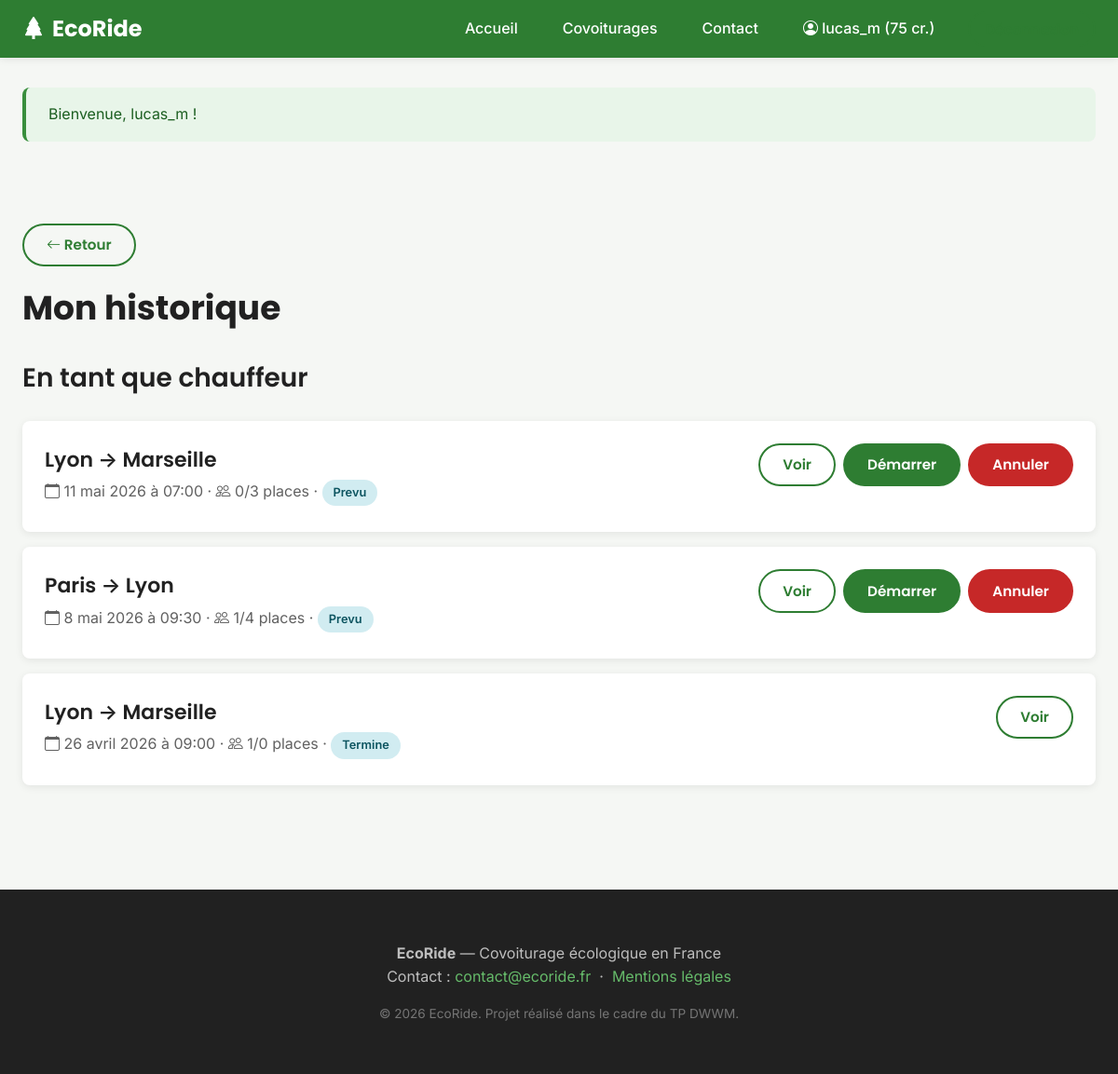
/mon-espace/historique (signed in), run on the app's committed database.
### tables this page shows
CREATE TABLE utilisateur (
    utilisateur_id     INT AUTO_INCREMENT PRIMARY KEY,
    pseudo             VARCHAR(50) NOT NULL UNIQUE,
    email              VARCHAR(150) NOT NULL UNIQUE,
    password_hash      VARCHAR(255) NOT NULL,
    nom                VARCHAR(50),
    prenom             VARCHAR(50),
    telephone          VARCHAR(20),
    date_naissance     DATE,
    photo              VARCHAR(255) DEFAULT 'default-avatar.png',
    credit             INT NOT NULL DEFAULT 20,
    statut             ENUM('actif','suspendu') NOT NULL DEFAULT 'actif',
    date_creation      DATETIME NOT NULL DEFAULT CURRENT_TIMESTAMP,
    INDEX idx_email (email),
    INDEX idx_pseudo (pseudo)
);

CREATE TABLE covoiturage (
    covoiturage_id     INT AUTO_INCREMENT PRIMARY KEY,
    chauffeur_id       INT NOT NULL,
    voiture_id         INT NOT NULL,
    date_depart        DATE NOT NULL,
    heure_depart       TIME NOT NULL,
    date_arrivee       DATE NOT NULL,
    heure_arrivee      TIME NOT NULL,
    lieu_depart        VARCHAR(100) NOT NULL,
    lieu_arrivee       VARCHAR(100) NOT NULL,
    statut             ENUM('prevu','en_cours','termine','annule') NOT NULL DEFAULT 'prevu',
    nb_place           TINYINT NOT NULL,
    prix_personne      DECIMAL(6,2) NOT NULL,
    FOREIGN KEY (chauffeur_id) REFERENCES utilisateur(utilisateur_id) ON DELETE CASCADE,
    FOREIGN KEY (voiture_id)   REFERENCES voiture(voiture_id),
    INDEX idx_recherche (lieu_depart, lieu_arrivee, date_depart),
    INDEX idx_statut (statut)
);

### src/controllers/UserController.php (called while the page is built, shortened)
<?php
final class UserController extends Controller
{
    public function historique(): void
    {
        $userId = Auth::id();
        $user = User::findById($userId);
        $voyagesChauffeur = in_array('chauffeur', $user['roles'] ?? [], true)
            ? Covoiturage::findByChauffeur($userId)
            : [];
        $voyagesPassager = Covoiturage::findByPassager($userId);
        $this->view('user/historique', [
            'pageTitle'        => 'Mon historique',
            'voyagesChauffeur' => $voyagesChauffeur,
            'voyagesPassager'  => $voyagesPassager,
        ]);
    }
}

### public/index.php (called while the page is built, shortened)
<?php
$config = require __DIR__ . '/../config/config.php';
require __DIR__ . '/../src/Helpers/functions.php';
$router = new App\Core\Router();
$method = $_SERVER['REQUEST_METHOD'] ?? 'GET';
$uri    = $_SERVER['REQUEST_URI'] ?? '/';
try {
    $router->dispatch($method, $uri);
} catch (Throwable $e) {
    if ($config['app']['debug']) {
        echo '<pre style="padding:20px;background:#fee;color:#900;font-family:monospace">';
        echo 'Erreur : ' . htmlspecialchars($e->getMessage()) . "\n\n";
        echo $e->getTraceAsString();
        echo '</pre>';
    } else {
        http_response_code(500);
        require __DIR__ . '/../views/errors/500.php';
    }
}

### src/Core/Auth.php (called while the page is built, shortened)
<?php
final class Auth
{
    public static function user(): ?array
    {
        return $_SESSION['user'] ?? null;
    }
    public static function id(): ?int
    {
        return $_SESSION['user']['id'] ?? null;
    }
}

### config/config.php (called while the page is built, shortened)
<?php
if (!function_exists('env')) {
    function env(string $key, mixed $default = null): mixed
    {
        $value = $_ENV[$key] ?? $_SERVER[$key] ?? getenv($key);
        return match (strtolower((string) $value)) {
            'true', '(true)'   => true,
            'false', '(false)' => false,
            'null', '(null)'   => null,
            'empty', '(empty)' => '',
            default            => $value,
        };
    }
}
return [
    'app' => [
        'name'   => env('APP_NAME', 'EcoRide'),
        'env'    => env('APP_ENV', 'production'),
        'url'    => env('APP_URL', 'http://localhost:8000'),
        'debug'  => (bool) env('APP_DEBUG', false),
        'secret' => env('APP_SECRET', ''),
    ],
    'db' => [
        'host'     => env('DB_HOST', 'localhost'),
        'port'     => (int) env('DB_PORT', 3306),
        'name'     => env('DB_NAME', 'ecoride'),
        'user'     => env('DB_USER', 'root'),
        'password' => env('DB_PASSWORD', ''),
        'charset'  => 'utf8mb4',
    ],
    'mongo' => [
        'uri' => env('MONGO_URI', 'mongodb://localhost:27017'),
        'db'  => env('MONGO_DB', 'ecoride_nosql'),
    ],
    'mail' => [
        'host'     => env('MAIL_HOST', 'smtp.gmail.com'),
        'port'     => (int) env('MAIL_PORT', 587),
        'username' => env('MAIL_USERNAME', ''),
        'password' => env('MAIL_PASSWORD', ''),
        'from'     => env('MAIL_FROM_ADDRESS', 'noreply@ecoride.local'),
        'from_name'=> env('MAIL_FROM_NAME', 'EcoRide'),
    ],
];

### src/Core/Database.php (called while the page is built, shortened)
<?php
final class Database
{
    private static ?PDO $instance = null;
    public static function getInstance(): PDO
    {
        if (self::$instance === null) {
            $config = require __DIR__ . '/../../config/config.php';
            $db = $config['db'];
            $dsn = sprintf(
                'mysql:host=%s;port=%d;dbname=%s;charset=%s',
                $db['host'],
                $db['port'],
                $db['name'],
                $db['charset'],
            );
            try {
                self::$instance = new PDO($dsn, $db['user'], $db['password'], [
                    PDO::ATTR_ERRMODE            => PDO::ERRMODE_EXCEPTION,
                    PDO::ATTR_DEFAULT_FETCH_MODE => PDO::FETCH_ASSOC,
                    PDO::ATTR_EMULATE_PREPARES   => false,
                ]);
            } catch (PDOException $e) {
                throw new RuntimeException(
                    'Connexion à la base relationnelle impossible : ' . $e->getMessage(),
                    (int) $e->getCode(),
                );
            }
        }
        return self::$instance;
    }
}

### src/models/User.php (called while the page is built, shortened)
<?php
final class User
{
    public static function findById(int $id): ?array
    {
        $stmt = Database::getInstance()->prepare(
            'SELECT * FROM utilisateur WHERE utilisateur_id = :id LIMIT 1'
        );
        $stmt->execute(['id' => $id]);
        $user = $stmt->fetch();
        $user['roles'] = self::getRoles($id);
        return $user;
    }
    public static function getRoles(int $userId): array
    {
        $stmt = Database::getInstance()->prepare(
            'SELECT r.libelle FROM role r
             INNER JOIN utilisateur_role ur ON ur.role_id = r.role_id
             WHERE ur.utilisateur_id = :id'
        );
        $stmt->execute(['id' => $userId]);
        return $stmt->fetchAll(PDO::FETCH_COLUMN);
    }
}

### src/models/Covoiturage.php (called while the page is built, shortened)
<?php
final class Covoiturage
{
    public static function findByChauffeur(int $userId): array
    {
        $sql = 'SELECT c.*, v.energie, v.modele, m.libelle AS marque_libelle,
                       (SELECT COUNT(*) FROM participation p WHERE p.covoiturage_id = c.covoiturage_id AND p.statut_validation NOT IN ("annule")) AS nb_participants
                FROM covoiturage c
                INNER JOIN voiture v ON v.voiture_id = c.voiture_id
                INNER JOIN marque m  ON m.marque_id = v.marque_id
                WHERE c.chauffeur_id = :id
                ORDER BY c.date_depart DESC, c.heure_depart DESC';
        $stmt = Database::getInstance()->prepare($sql);
        $stmt->execute(['id' => $userId]);
        return $stmt->fetchAll();
    }
}

### src/Core/Security.php (called while the page is built, shortened)
<?php
final class Security
{
    public static function escape(?string $value): string
    {
        return htmlspecialchars($value ?? '', ENT_QUOTES | ENT_HTML5, 'UTF-8');
    }
}

### src/helpers/functions.php (called while the page is built, shortened)
<?php
if (!function_exists('e')) {
    function e(?string $value): string
    {
        return Security::escape($value);
    }
}
if (!function_exists('format_date_fr')) {
    function format_date_fr(string $date): string
    {
        $months = ['janvier','février','mars','avril','mai','juin','juillet','août','septembre','octobre','novembre','décembre'];
        $ts = strtotime($date);
        return (int) date('j', $ts) . ' ' . $months[(int) date('n', $ts) - 1] . ' ' . date('Y', $ts);
    }
}

### views/user/historique.php (the view, shortened to what this page needs)
<div class="container">
    <a href="/mon-espace" class="btn btn-secondary" style="margin-bottom:1rem">
        <i class="bi bi-arrow-left"></i> Retour
    </a>
    <h1>Mon historique</h1>
    <?php if (!empty($voyagesChauffeur)): ?>
        <h2>En tant que chauffeur</h2>
        <?php foreach ($voyagesChauffeur as $c): ?>
            <div class="card" style="margin-bottom:1rem">
                <div style="display:flex;justify-content:space-between;align-items:start;flex-wrap:wrap;gap:1rem">
                    <div>
                        <h3 style="margin:0"><?= e($c['lieu_depart']) ?> → <?= e($c['lieu_arrivee']) ?></h3>
                        <p style="margin:0.25rem 0;color:var(--color-text-muted)">
                            <i class="bi bi-calendar"></i> <?= format_date_fr($c['date_depart']) ?> à <?= substr($c['heure_depart'], 0, 5) ?>
                            · <i class="bi bi-people"></i> <?= $c['nb_participants'] ?>/<?= $c['nb_place'] ?> places
                            · <span class="badge badge-info"><?= e(ucfirst($c['statut'])) ?></span>
                        </p>
                    </div>
                    <div style="display:flex;gap:0.5rem;flex-wrap:wrap">
                        <a href="/covoiturages/<?= $c['covoiturage_id'] ?>" class="btn btn-secondary">Voir</a>
                        <?php if ($c['statut'] === 'prevu'): ?>
                            <form method="post" action="/mon-espace/voyages/<?= $c['covoiturage_id'] ?>/demarrer" style="display:inline">
                                <button class="btn btn-primary">Démarrer</button>
                            </form>
                            <form method="post" action="/mon-espace/voyages/<?= $c['covoiturage_id'] ?>/annuler" style="display:inline">
                                <button class="btn btn-danger" data-confirm="Annuler ce trajet ? Les passagers seront remboursés.">Annuler</button>
                            </form>
                        <?php endif; ?>
                    </div>
                </div>
            </div>
        <?php endforeach; ?>
    <?php endif; ?>
</div>

### src/Core/Router.php (shortened to what this page needs)
<?php
final class Router
{
    private array $routes = [
        'GET'    => [],
        'POST'   => [],
        'PUT'    => [],
        'DELETE' => [],
    ];
    private function add(string $method, string $path, callable|array $handler): void
    {
        $this->routes[$method][$path] = $handler;
    }
    public function dispatch(string $method, string $uri): void
    {
        $uri = parse_url($uri, PHP_URL_PATH) ?: '/';
        $uri = rtrim($uri, '/') ?: '/';
        foreach ($this->routes[$method] ?? [] as $path => $handler) {
            $pattern = preg_replace('#\{([a-zA-Z_]+)\}#', '(?P<$1>[^/]+)', $path);
            $pattern = '#^' . $pattern . '$#';
            if (preg_match($pattern, $uri, $matches)) {
                $params = array_filter($matches, 'is_string', ARRAY_FILTER_USE_KEY);
                $this->call($handler, $params);
                return;
            }
        }
    }
    private function call(callable|array $handler, array $params): void
    {
        if (is_array($handler) && count($handler) === 2) {
            [$class, $method] = $handler;
            $instance = new $class();
            $instance->$method(...array_values($params));
            return;
        }
    }
}

### views/partials/navbar.php (shortened to what this page needs)
<?php
$user = Auth::user();
$path = parse_url($_SERVER['REQUEST_URI'] ?? '/', PHP_URL_PATH);
?>
<nav class="navbar">
    <div class="navbar-container">
        <a href="/" class="navbar-brand">
            <i class="bi bi-tree-fill"></i> EcoRide
        </a>
        <ul class="navbar-nav">
            <li><a href="/" class="<?= $path === '/' ? 'active' : '' ?>">Accueil</a></li>
            <li><a href="/covoiturages" class="<?= str_starts_with($path, '/covoiturages') ? 'active' : '' ?>">Covoiturages</a></li>
            <li><a href="/contact" class="<?= $path === '/contact' ? 'active' : '' ?>">Contact</a></li>
            <?php if ($user): ?>
                <li><a href="/mon-espace"><i class="bi bi-person-circle"></i> <?= e($user['pseudo']) ?> (<?= $user['credit'] ?> cr.)</a></li>
                <li>
                    <form method="post" action="/logout" style="display:inline">
                        <button type="submit" class="btn btn-secondary" style="padding:0.4rem 1rem">Déconnexion</button>
                    </form>
                </li>
            <?php else: ?>
                <li><a href="/login" class="btn-cta">Connexion</a></li>
            <?php endif; ?>
        </ul>
    </div>
</nav>

### public/css/app.css (style rules this page uses)
:root { --color-primary: #2E7D32; --color-primary-light: #66BB6A; --color-primary-dark: #1B5E20; --color-secondary: #0288D1; --color-accent: #F9A825; --color-bg: #F5F7F4; --color-bg-card: #FFFFFF; --color-text: #212121; --color-text-muted: #616161; --color-border: #E0E0E0; --color-error: #C62828; --color-success: #388E3C; --radius-sm: 4px; --radius-md: 8px; --radius-lg: 24px; --shadow-card: 0 2px 8px rgba(0, 0, 0, 0.08); --shadow-hover: 0 4px 16px rgba(0, 0, 0, 0.12); --font-title: 'Poppins', system-ui, -apple-system, sans-serif; --font-body: 'Inter', system-ui, -apple-system, sans-serif; }
* { box-sizing: border-box; }
html, body { margin: 0; padding: 0; font-family: var(--font-body); color: var(--color-text); background: var(--color-bg); line-height: 1.6; font-size: 16px; }
h1, h2, h3, h4, h5, h6 { font-family: var(--font-title); color: var(--color-text); margin-top: 0; }
h1 { font-size: 2.25rem; font-weight: 700; }
h2 { font-size: 1.75rem; font-weight: 600; }
h3 { font-size: 1.375rem; font-weight: 600; }
a { color: var(--color-primary); text-decoration: none; transition: color 0.2s; }
.navbar { background: var(--color-primary); color: white; padding: 0.75rem 0; box-shadow: var(--shadow-card); position: sticky; top: 0; z-index: 100; }
.navbar-container { max-width: 1200px; margin: 0 auto; padding: 0 1.5rem; display: flex; align-items: center; justify-content: space-between; }
.navbar-brand { color: white; font-family: var(--font-title); font-weight: 700; font-size: 1.5rem; display: flex; align-items: center; gap: 0.5rem; }
.navbar-nav { list-style: none; margin: 0; padding: 0; display: flex; gap: 1.5rem; align-items: center; }
.navbar-nav a { color: white; font-weight: 500; padding: 0.5rem 0.75rem; border-radius: var(--radius-sm); transition: background 0.2s; }
.container { max-width: 1200px; margin: 0 auto; padding: 2rem 1.5rem; }
.card { background: var(--color-bg-card); border-radius: var(--radius-md); box-shadow: var(--shadow-card); padding: 1.5rem; transition: box-shadow 0.2s; }
.btn { display: inline-block; font-family: var(--font-title); font-weight: 600; font-size: 0.95rem; padding: 0.65rem 1.5rem; border: 2px solid transparent; border-radius: var(--radius-lg); cursor: pointer; transition: all 0.2s; text-decoration: none; line-height: 1.4; }
.btn-primary { background: var(--color-primary); color: white; border-color: var(--color-primary); }
.btn-secondary { background: transparent; color: var(--color-primary); border-color: var(--color-primary); }
.btn-danger { background: var(--color-error); color: white; border-color: var(--color-error); }
.badge { display: inline-block; padding: 0.25rem 0.75rem; border-radius: var(--radius-lg); font-size: 0.8rem; font-weight: 600; }
.badge-info { background: #D1ECF1; color: #0C5460; }

### data on the page
utilisateur: pseudo "lucas_m", credit "75"
covoiturage: lieu_depart "Lyon", lieu_arrivee "Marseille", date_depart "11 mai 2026", heure_depart "07:00", nb_participants "0", nb_place "3", statut "Prevu"
covoiturage: lieu_depart "Paris", lieu_arrivee "Lyon", date_depart "8 mai 2026", heure_depart "09:30", nb_participants "1", nb_place "4", statut "Prevu"
covoiturage: lieu_depart "Lyon", lieu_arrivee "Marseille", date_depart "26 avril 2026", heure_depart "09:00", nb_participants "1", nb_place "0", statut "Termine"
